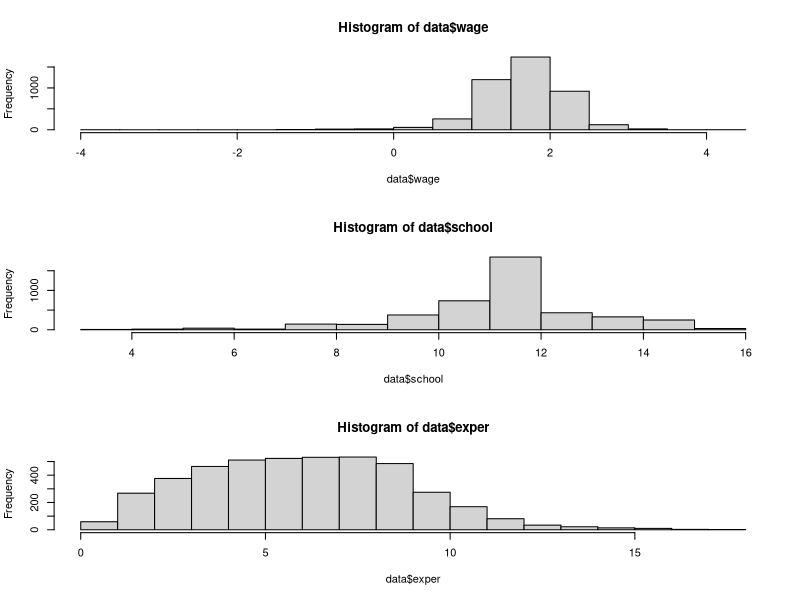

R code for this plot:
### Sample_12_2.r
### データを眺める

data <- read.csv("data_Males_full.csv") # データ読み込み
head(data) # データの冒頭部分
summary(data) # データの基本統計量

par(mfrow = c(3, 1)) # 複数グラフの配置を指定
hist(data$wage)
hist(data$school)
hist(data$exper)
